Frame 1 (no input): blank canvas, image omitted
Frame 60 (the mouse pressed at the canvas centre just before this capture): blank canvas, image omitted
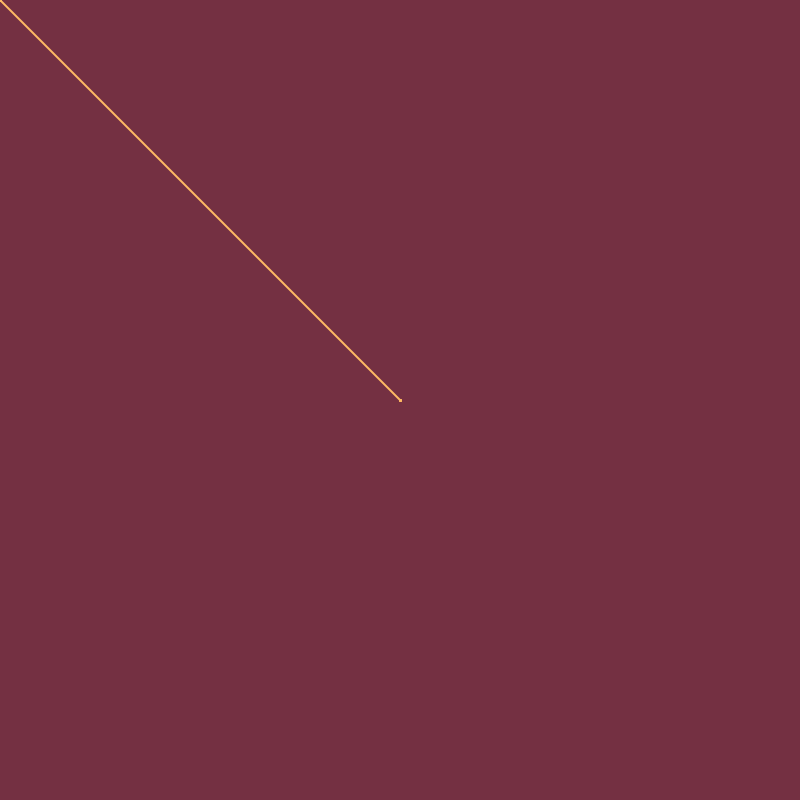
Frame 120 (the mouse held since frame 60 and released just before this capture)

The Processing sketch whose frames 1 and 60 were blank and that drew this single picture after the mouse press (run headless with seeded random() and noise(); from frame 60 on, the mouse is pressed at the canvas centre):

// Processing sketch: ejercicio_jose_1
// ── ejercicio_jose_1.pde



void setup() {
  size(800, 800);
  background(116, 48, 66);
  stroke(255, 186, 100);
  strokeWeight(2);
}


void draw() {

  line(mouseX, mouseY, pmouseX, pmouseY);
}
